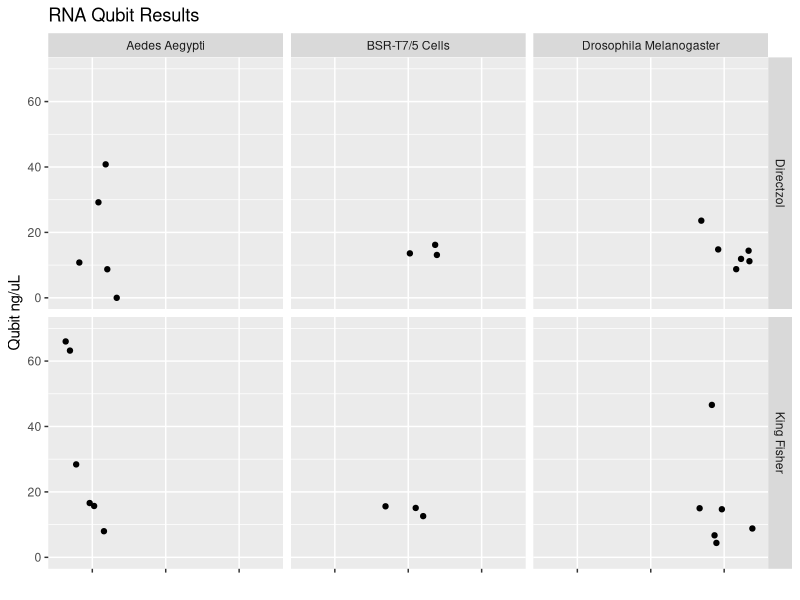
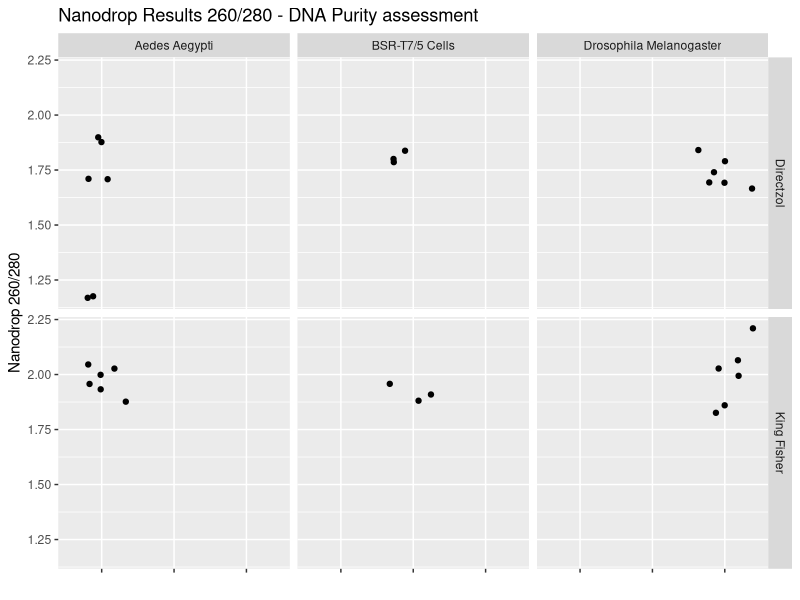
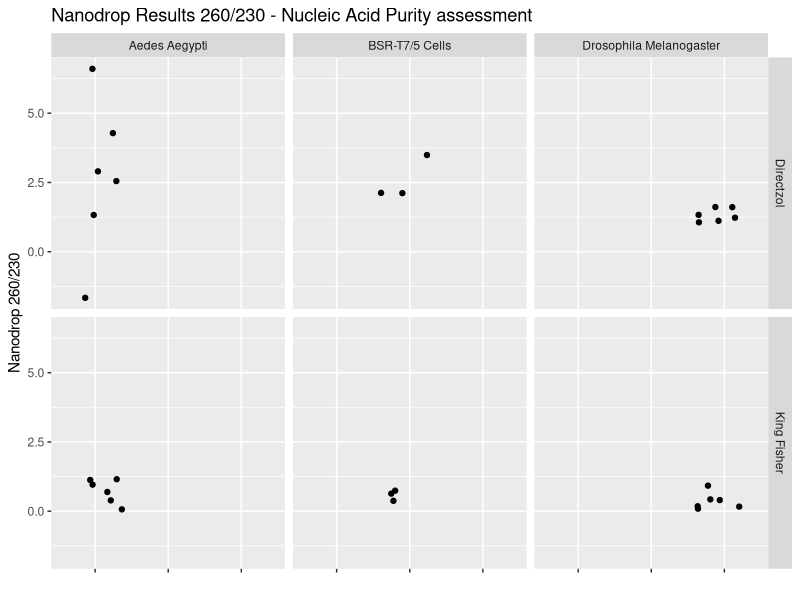
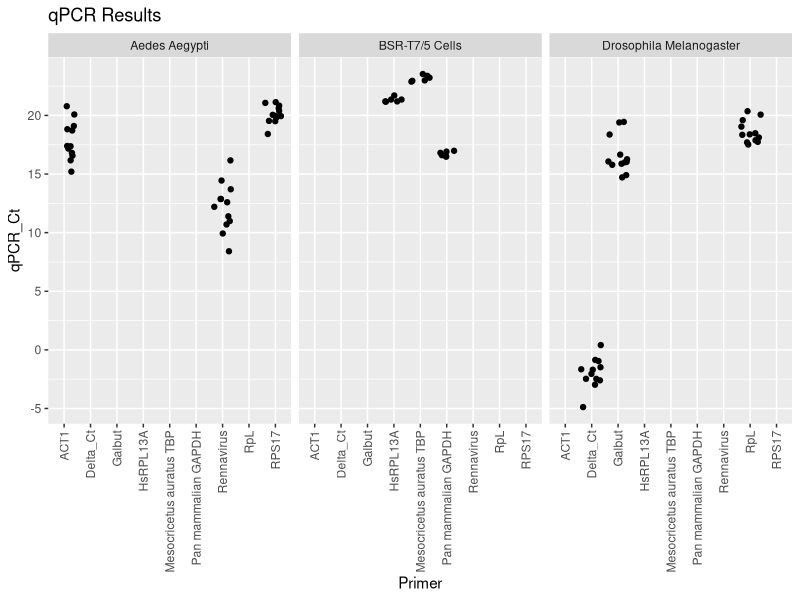
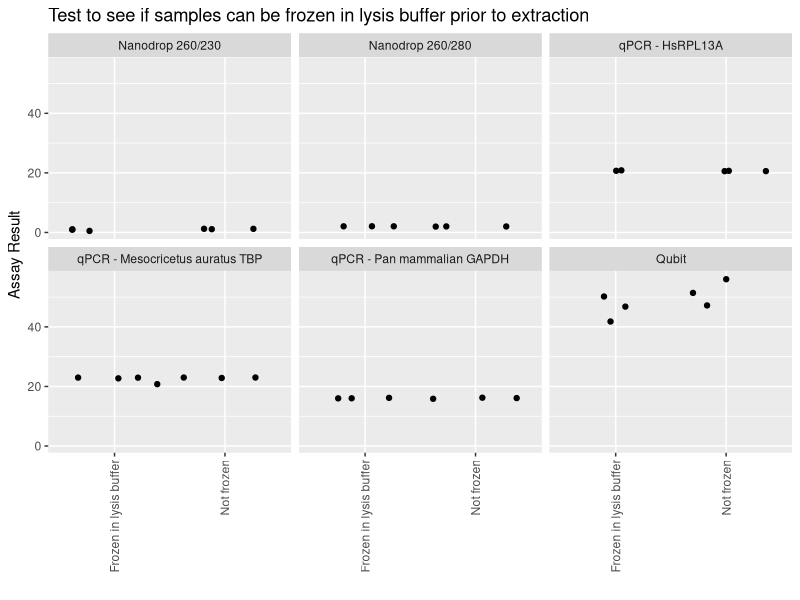
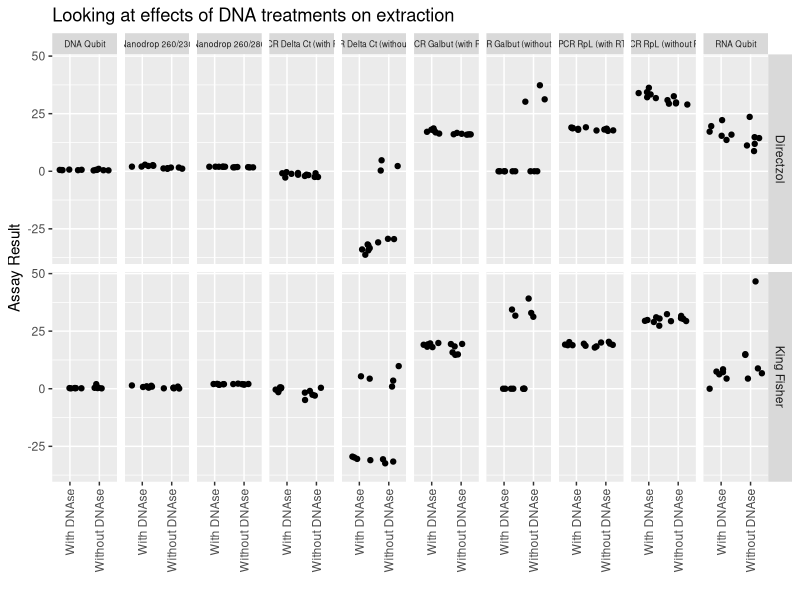
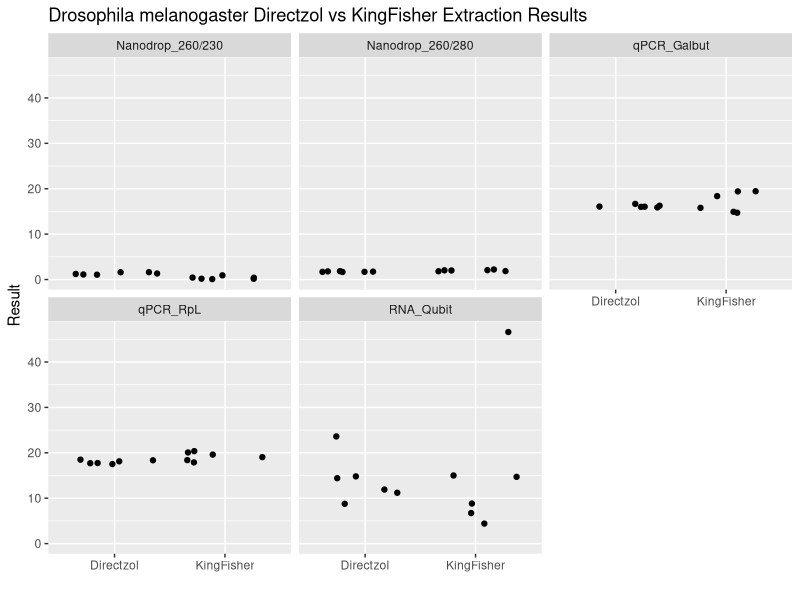
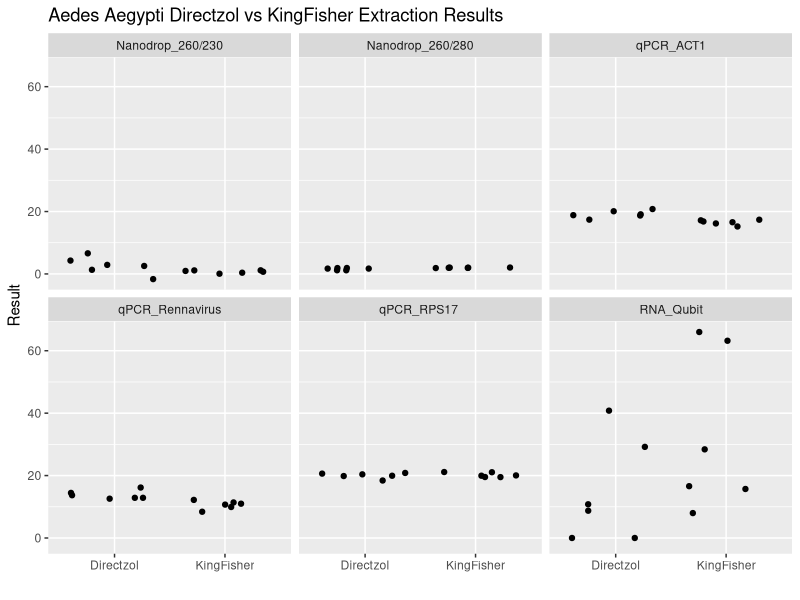

These figures' R source, in order:
library(tidyverse)
library(readxl)

# RNA Qubit Data

df <- read_excel("RNA_qubit_extraction_paper.xlsx")

ggplot() + geom_jitter(data = df, mapping = aes(x = Sample, y = RNA_qubit)) + 
  facet_grid(vars(Method), vars(Sample)) + ylim(0,70) + 
  ylab("Qubit ng/uL") + xlab("") + 
  ggtitle("RNA Qubit Results") + theme(axis.text.x = element_blank())

# Nanodrop Data 260/280

df <- read_excel("Nanodrop_extraction_paper.xlsx")

ggplot() + geom_jitter(data = df, mapping = aes(x = Sample, y = Nanodrop_260_280)) +
  facet_grid(vars(Method), vars(Sample)) + theme(axis.text.x = element_blank()) +
  ggtitle("Nanodrop Results 260/280 - DNA Purity assessment") + ylab("Nanodrop 260/280") + xlab("")

# Nanodrop Data 260/230

df <- read_excel("Nanodrop_extraction_paper.xlsx")

ggplot() + geom_jitter(data = df, mapping = aes(x = Sample, y = Nanodrop_260_230)) +
  facet_grid(vars(Method), vars(Sample)) + theme(axis.text.x = element_blank()) +
  ggtitle("Nanodrop Results 260/230 - Nucleic Acid Purity assessment") + ylab("Nanodrop 260/230") + xlab("")

# qPCR data 

df <- read_excel("qPCR_extraction_paper.xlsx")

ggplot() + geom_jitter(data = df, mapping = aes(x = Primer, y = qPCR_Ct)) + 
  facet_grid(vars(Method),vars(Sample)) + facet_wrap(~Sample) +
  theme(axis.text.x = element_text(angle = 90, vjust = 0.5, hjust=1)) + 
  ggtitle("qPCR Results")

# Frozen/ Not frozen in lysis buffer test 

df <- read_excel("Frozen_notfrozen_test_extract_paper.xlsx")

ggplot() + geom_jitter(data = df, mapping = aes(x = Treatment, y = Result)) +
  facet_grid(vars(Sample), vars(Assay)) + facet_wrap(~Assay) + 
  theme(axis.text.x = element_text(angle = 90, vjust = 0.5, hjust=1)) + 
  xlab("") + ylab("Assay Result") +
  ggtitle("Test to see if samples can be frozen in lysis buffer prior to extraction")


#DNAse Treatment test

df <- read_excel("DNAse_treatment_extract_paper.xlsx")

ggplot() + geom_jitter(data = df, mapping = aes(x = Treatment, y = Result)) +
  facet_grid(vars(Method), vars(Assay)) + theme(axis.text.x = element_text(angle = 90, vjust = 0.5, hjust=1)) + 
  xlab("") + ylab("Assay Result") +
  theme(strip.text.x = element_text(size = 6)) +
  ggtitle("Looking at effects of DNA treatments on extraction")

library(tidyverse)
library(readxl)

#Melanogaster all together
df <- read_excel("Melanogaster_extract_paper.xlsx")

ggplot() + geom_jitter(data = df, mapping = aes(x = Method, y = Result)) + facet_wrap(~Assay) + xlab("") +
  ggtitle("Drosophila melanogaster Directzol vs KingFisher Extraction Results")

ggsave("melanogaster_extraction_results.pdf", height=10, width=7, units="in")

#Aedes all together
df <- read_excel("Aedes_exraction_paper.xlsx")

ggplot() + geom_jitter(data = df, mapping = aes(x = Method, y = Result)) + facet_wrap(~Assay) + xlab("") +
  ggtitle("Aedes Aegypti Directzol vs KingFisher Extraction Results")

ggsave("aedes_extraction_results.pdf", height=10, width=7, units="in")

#Cells all together
df <- read_excel("cells_extract_paper.xlsx")

ggplot() + geom_jitter(data = df, mapping = aes(x = Method, y = Result)) + facet_wrap(~Assay) + xlab("") +
  ggtitle("BSRT7/5 Cell Line Directzol vs KingFisher Extraction Results")

ggsave("cells_extraction_results.pdf", height=10, width=7, units="in")

